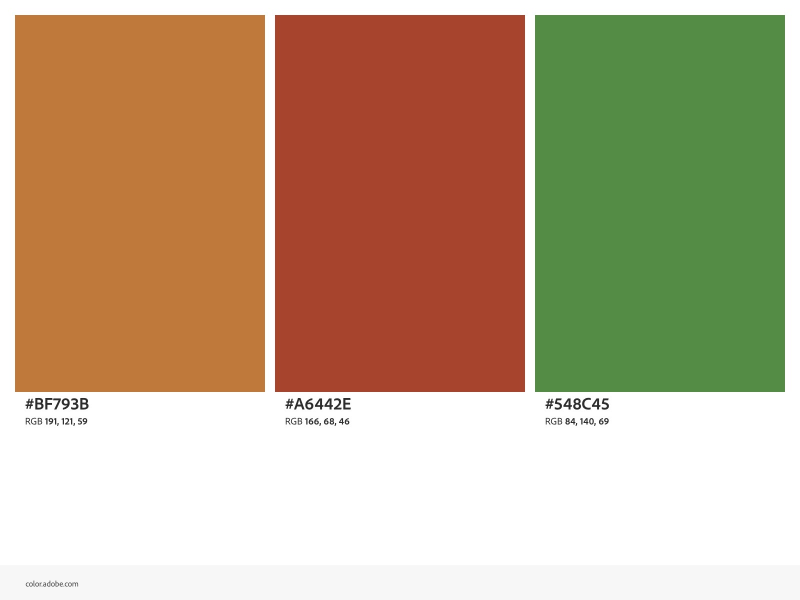
#> input picture upload/IMG_9775_Original.jpg, 1600 x 1200 px, found by its file name (shown at 1/2 size)
$ python extract-colors.py
#> lines starting #> are read from the running program, lines starting #| are printed output that depends on the picture
#!/usr/bin/env python3
"""
Extrait les codes couleurs dominants de l'image uploadée.
Utilise KMeans clustering pour identifier les couleurs principales.
"""
from PIL import Image
import numpy as np
from collections import Counter

img_path = '/home/z/my-project/upload/IMG_9775_Original.jpg'
img = Image.open(img_path).convert('RGB')
#> img is the input picture: PIL image 1600x1200 RGB; mean R, G, B 190.4, 168.2, 137.6

# Resize pour accélérer (garde les ratios)
img_small = img.resize((200, 150))
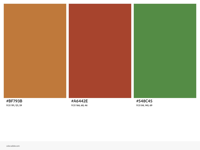
#> img_small: PIL image 200x150 RGB; mean R, G, B 190.3, 168.1, 137.4
pixels = np.array(img_small).reshape(-1, 3)

# Compte les couleurs les plus fréquentes
counter = Counter(tuple(p) for p in pixels)
#> counter = 262 items
top_colors = counter.most_common(20)
#> top_colors = 20 items

print("=== 20 couleurs les plus fréquentes ===")
print(f"{'Rang':<5} {'HEX':<10} {'RGB':<20} {'Occurrences':<12} {'%':<6}")
print("-" * 60)
total = sum(c for _, c in top_colors)
#> total = 29175
for i, ((r, g, b), count) in enumerate(top_colors, 1):
    hex_color = f"#{r:02X}{g:02X}{b:02X}"
    pct = (count / total) * 100
    print(f"{i:<5} {hex_color:<10} ({r:>3}, {g:>3}, {b:>3})       {count:<12} {pct:>5.1f}%")
#> this loop made 20 passes
#> (r, g, b, count, hex_color, pct) on passes 1 to 12: (255, 255, 255, 9412, '#FFFFFF', 32.26), (84, 140, 69, 5460, '#548C45', 18.71), (167, 68, 45, 5400, '#A7442D', 18.51), (191, 121, 59, 5220, '#BF793B', 17.89), (247, 247, 247, 1544, '#F7F7F7', 5.29), (82, 137, 66, 242, '#528942', 0.829), (164, 65, 42, 241, '#A4412A', 0.826), (189, 119, 57, 238, '#BD7739', 0.816), (191, 121, 58, 238, '#BF793A', 0.816), (249, 249, 249, 216, '#F9F9F9', 0.74), (236, 220, 203, 182, '#ECDCCB', 0.624), (229, 206, 200, 182, '#E5CEC8', 0.624)
#| 1     #FFFFFF    (255, 255, 255)       9412          32.3%
#| 2     #548C45    ( 84, 140,  69)       5460          18.7%
#| 3     #A7442D    (167,  68,  45)       5400          18.5%
#| 4     #BF793B    (191, 121,  59)       5220          17.9%
#| 5     #F7F7F7    (247, 247, 247)       1544           5.3%
#| 6     #528942    ( 82, 137,  66)       242            0.8%
#| 7     #A4412A    (164,  65,  42)       241            0.8%
#| 8     #BD7739    (189, 119,  57)       238            0.8%
#> (further printed lines are left out)

# Cherche aussi les couleurs vives/saturées (probables couleurs de marque)
print("\n=== Couleurs vives/saturées (potentielles couleurs de marque) ===")
print(f"{'HEX':<10} {'RGB':<20} {'Saturation':<12} {'Luminosité':<12}")
print("-" * 60)
vibrant_colors = []
for (r, g, b), count in top_colors:
    max_c = max(r, g, b)
    min_c = min(r, g, b)
    sat = (max_c - min_c) / max_c if max_c > 0 else 0
    lum = (max_c + min_c) / 2 / 255
    # Filtre : saturation > 0.3 ET luminosité entre 0.2 et 0.85
    if sat > 0.3 and 0.2 < lum < 0.85:
        vibrant_colors.append(((r, g, b), sat, lum, count))
#> this loop made 20 passes
#> (r, g, b, count, max_c, min_c, sat, lum) on passes 1 to 12: (255, 255, 255, 9412, 255, 255, 0, 0.498), (84, 140, 69, 5460, 140, 69, 0.507, 0.41), (167, 68, 45, 5400, 167, 45, 0.731, 0.416), (191, 121, 59, 5220, 191, 59, 0.691, 0.49), (247, 247, 247, 1544, 247, 247, 0, 0.467), (82, 137, 66, 242, 137, 66, 0.518, 0.398), (164, 65, 42, 241, 164, 42, 0.744, 0.404), (189, 119, 57, 238, 189, 57, 0.698, 0.482), (191, 121, 58, 238, 191, 58, 0.696, 0.488), (249, 249, 249, 216, 249, 249, 0, 0.475), (236, 220, 203, 182, 236, 203, 0.14, 0.359), (229, 206, 200, 182, 229, 200, 0.127, 0.339)
#> after the loop, vibrant_colors = 11 items

# Trie par occurrences décroissantes
vibrant_colors.sort(key=lambda x: -x[3])
for (r, g, b), sat, lum, count in vibrant_colors[:15]:
    hex_color = f"#{r:02X}{g:02X}{b:02X}"
    print(f"{hex_color:<10} ({r:>3}, {g:>3}, {b:>3})       {sat*100:>8.1f}%   {lum*100:>8.1f}%")
#> this loop made 11 passes
#> (r, g, b, sat, lum, count, hex_color) on passes 1 to 11: (84, 140, 69, 0.507, 0.41, 5460, '#548C45'), (167, 68, 45, 0.731, 0.416, 5400, '#A7442D'), (191, 121, 59, 0.691, 0.49, 5220, '#BF793B'), (82, 137, 66, 0.518, 0.398, 242, '#528942'), (164, 65, 42, 0.744, 0.404, 241, '#A4412A'), (189, 119, 57, 0.698, 0.482, 238, '#BD7739'), (191, 121, 58, 0.696, 0.488, 238, '#BF793A'), (167, 68, 44, 0.737, 0.414, 60, '#A7442C'), (166, 66, 42, 0.747, 0.408, 60, '#A6422A'), (82, 139, 67, 0.518, 0.404, 60, '#528B43'), (98, 149, 84, 0.436, 0.457, 60, '#629554')
#| #548C45    ( 84, 140,  69)           50.7%       41.0%
#| #A7442D    (167,  68,  45)           73.1%       41.6%
#| #BF793B    (191, 121,  59)           69.1%       49.0%
#| #528942    ( 82, 137,  66)           51.8%       39.8%
#| #A4412A    (164,  65,  42)           74.4%       40.4%
#| #BD7739    (189, 119,  57)           69.8%       48.2%
#| #BF793A    (191, 121,  58)           69.6%       48.8%
#| #A7442C    (167,  68,  44)           73.7%       41.4%
#> (further printed lines are left out)

# KMeans clustering pour grouper les couleurs similaires
print("\n=== 8 couleurs principales (KMeans) ===")
from sklearn.cluster import KMeans
kmeans = KMeans(n_clusters=8, random_state=42, n_init=10)
kmeans.fit(pixels)
centers = kmeans.cluster_centers_.astype(int)
labels = kmeans.labels_
label_counts = Counter(labels)

# Trie par taille de cluster
sorted_clusters = sorted(range(8), key=lambda i: -label_counts[i])
#> sorted_clusters = [0, 2, 1, 3, 6, 4, 7, 5]
for i in sorted_clusters:
    r, g, b = centers[i]
    hex_color = f"#{r:02X}{g:02X}{b:02X}"
    pct = (label_counts[i] / 8) * 12.5  # approx
    real_pct = (label_counts[i] / len(pixels)) * 100
    print(f"  {hex_color}  ({r:>3}, {g:>3}, {b:>3})  — {real_pct:>5.1f}% des pixels")
#> this loop made 8 passes
#> (r, g, b, hex_color, pct, real_pct) on passes 1, 2, 4, 7: (254, 254, 254, '#FEFEFE', 14742.2, 31.45), (84, 139, 69, '#548B45', 9110.9, 19.44), (166, 68, 45, '#A6442D', 9106.2, 19.43), (181, 181, 181, '#B5B5B5', 125, 0.267)
#> (i, r, g, b, hex_color, pct, real_pct) on passes 3, 5, 6, 8: (1, 190, 121, 59, '#BE793B', 9106.2, 19.43), (6, 246, 246, 246, '#F6F6F6', 3200, 6.83), (4, 223, 216, 204, '#DFD8CC', 1376.6, 2.94), (5, 136, 136, 136, '#888888', 107.8, 0.23)
#|   #FEFEFE  (254, 254, 254)  —  31.4% des pixels
#|   #548B45  ( 84, 139,  69)  —  19.4% des pixels
#|   #BE793B  (190, 121,  59)  —  19.4% des pixels
#|   #A6442D  (166,  68,  45)  —  19.4% des pixels
#|   #F6F6F6  (246, 246, 246)  —   6.8% des pixels
#|   #DFD8CC  (223, 216, 204)  —   2.9% des pixels
#|   #B5B5B5  (181, 181, 181)  —   0.3% des pixels
#|   #888888  (136, 136, 136)  —   0.2% des pixels
